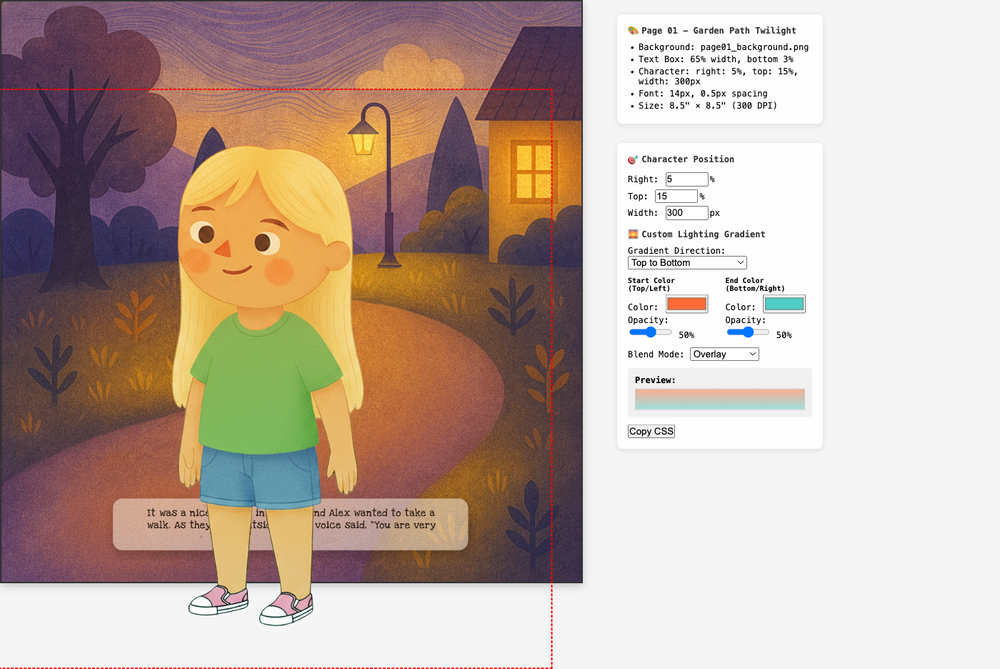
#> input picture test-pages/combined-test1-50pct.png, 1000 x 669 px, shrunk from 1400 x 936 before the run
$ python -i convert-poses-to-grayscale.py   (imports and definitions only)
#> lines starting #> are read from the running program, lines starting #| are printed output that depends on the picture
#!/usr/bin/env python3

"""
Convert pose reference images to grayscale
This prevents AI from copying clothing colors from pose references
"""

from PIL import Image
import os

# Configuration
POSE_NUMBERS = [1, 2, 3, 4, 5]
SCRIPT_DIR = os.path.dirname(os.path.abspath(__file__))
INPUT_DIR = os.path.join(SCRIPT_DIR, '../assets/poses')
OUTPUT_DIR = os.path.join(SCRIPT_DIR, '../assets/poses/grayscale')

def convert_to_grayscale(input_path, output_path):
    """Convert a single image to grayscale"""
#> called with input_path = '../test-pages/combined-test1-50pct.png', output_path = 'out.png'
    try:
        # Open the image
        img = Image.open(input_path)
#> img is the input picture: PIL image 1000x669 RGB; mean R, G, B 190.8, 171.8, 160.5

        # Convert to grayscale (keep alpha channel if present)
        if img.mode == 'RGBA':
            # Separate RGB and alpha
            rgb = img.convert('RGB')
            gray = rgb.convert('L')
            # Merge back with alpha
            img_gray = Image.merge('LA', (gray, img.split()[3]))
            # Convert back to RGBA for PNG
            img_gray = img_gray.convert('RGBA')
        else:
            img_gray = img.convert('L').convert('RGBA')
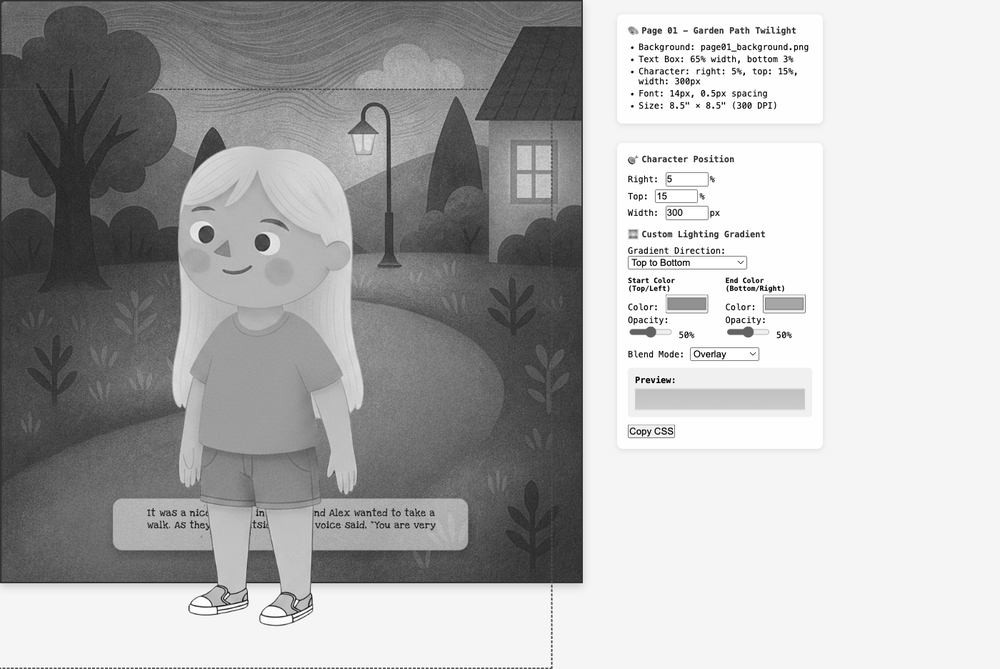
#> img_gray: PIL image 1000x669 RGBA; mean R, G, B, A 176.2, 176.2, 176.2, 255

        # Save as PNG
        img_gray.save(output_path, 'PNG')
        print(f"✓ Converted: {os.path.basename(output_path)}")
        return True
    except Exception as e:
        print(f"✗ Failed to convert {os.path.basename(input_path)}: {e}")
        return False

def main():
    # Create output directory
    os.makedirs(OUTPUT_DIR, exist_ok=True)

    print("Converting pose reference images to grayscale...\n")

    converted = 0
    for pose_num in POSE_NUMBERS:
        padded_num = str(pose_num).zfill(2)
        input_path = os.path.join(INPUT_DIR, f"pose{padded_num}.png")
        output_path = os.path.join(OUTPUT_DIR, f"pose{padded_num}.png")

        if os.path.exists(input_path):
            if convert_to_grayscale(input_path, output_path):
                converted += 1
        else:
            print(f"⚠ Skipped: pose{padded_num}.png (file not found)")

    print(f"\n✓ Done! Converted {converted} images to grayscale")
    print(f"   Saved to: {OUTPUT_DIR}")
    print("\nNext steps:")
    print("1. Upload these grayscale images to R2 storage at:")
    print("   little-hero-assets/book-mvp-simple-adventure/characters/poses/")
    print("2. In n8n workflow, delete 'Convert Poses to Grayscale' node")
    print("3. Connect 'Load Pose Reference' directly to 'Prepare Gemini Requests'")

# [2 lines not run here, left out]

>>> result = convert_to_grayscale('../test-pages/combined-test1-50pct.png', 'out.png')

$ run again, on test-pages/combined-test3-multiply.png
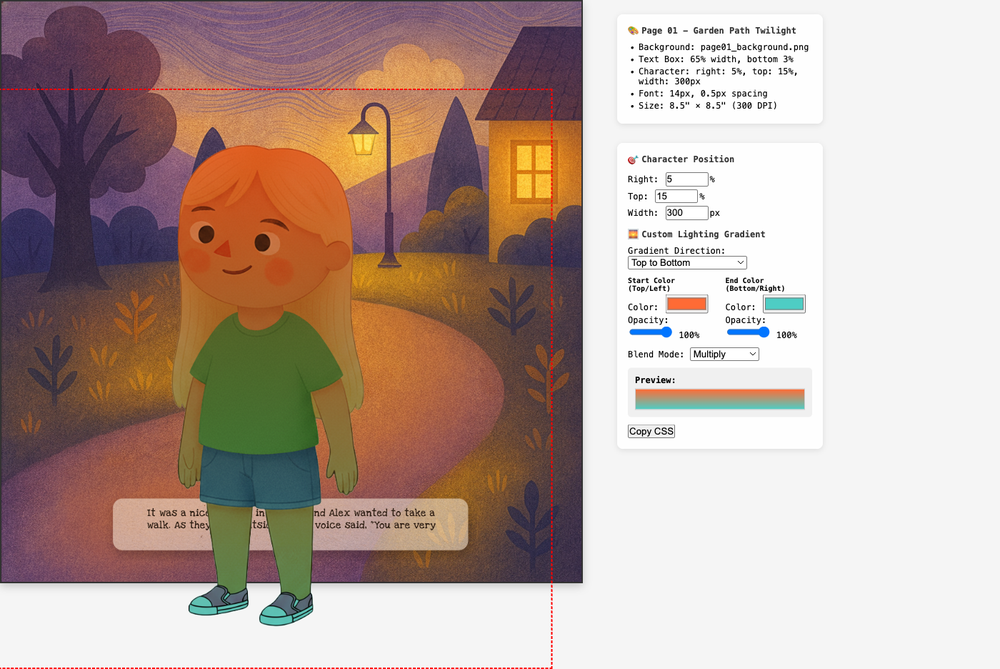
#> input picture test-pages/combined-test3-multiply.png, 1000 x 669 px, shrunk from 1400 x 936 before the run
#> in convert_to_grayscale, img is the input picture: PIL image 1000x669 RGB; mean R, G, B 184, 163.7, 154.9
#> in convert_to_grayscale, `img_gray = img.convert('L').convert('RGBA')`:
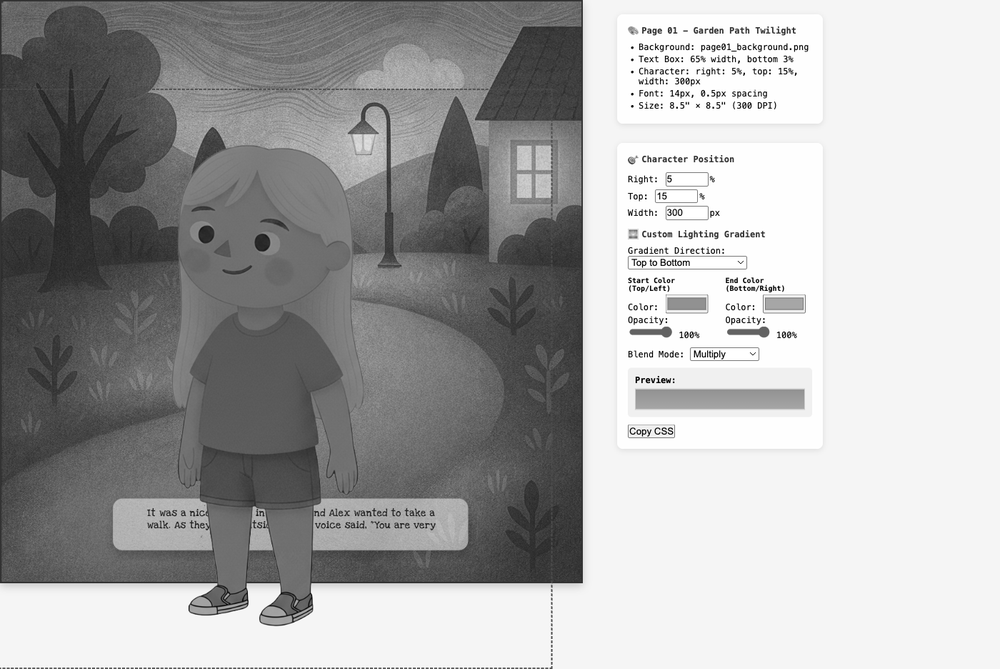
#> img_gray: PIL image 1000x669 RGBA; mean R, G, B, A 168.8, 168.8, 168.8, 255
